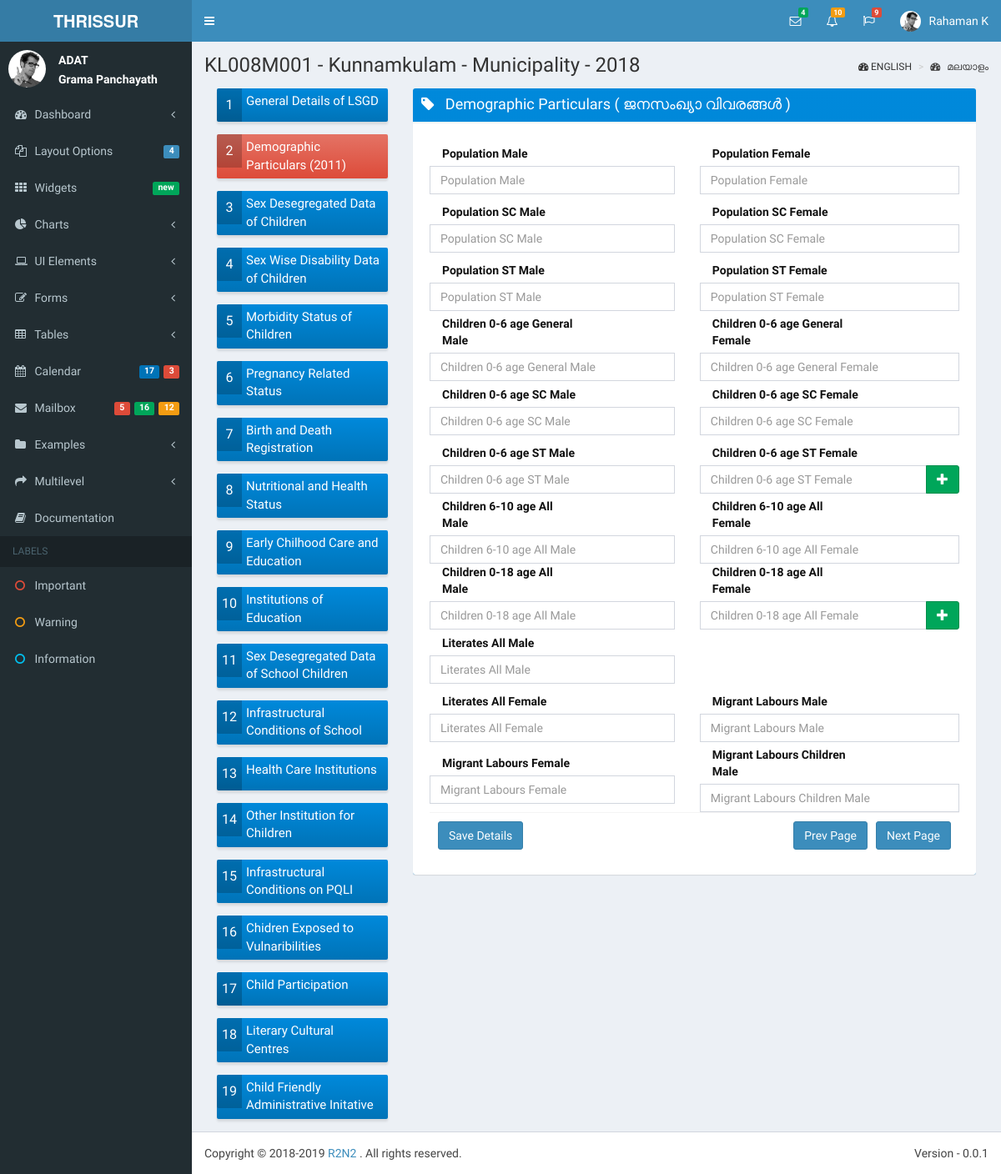
The app's page /data/demp/ (signed in), older data.
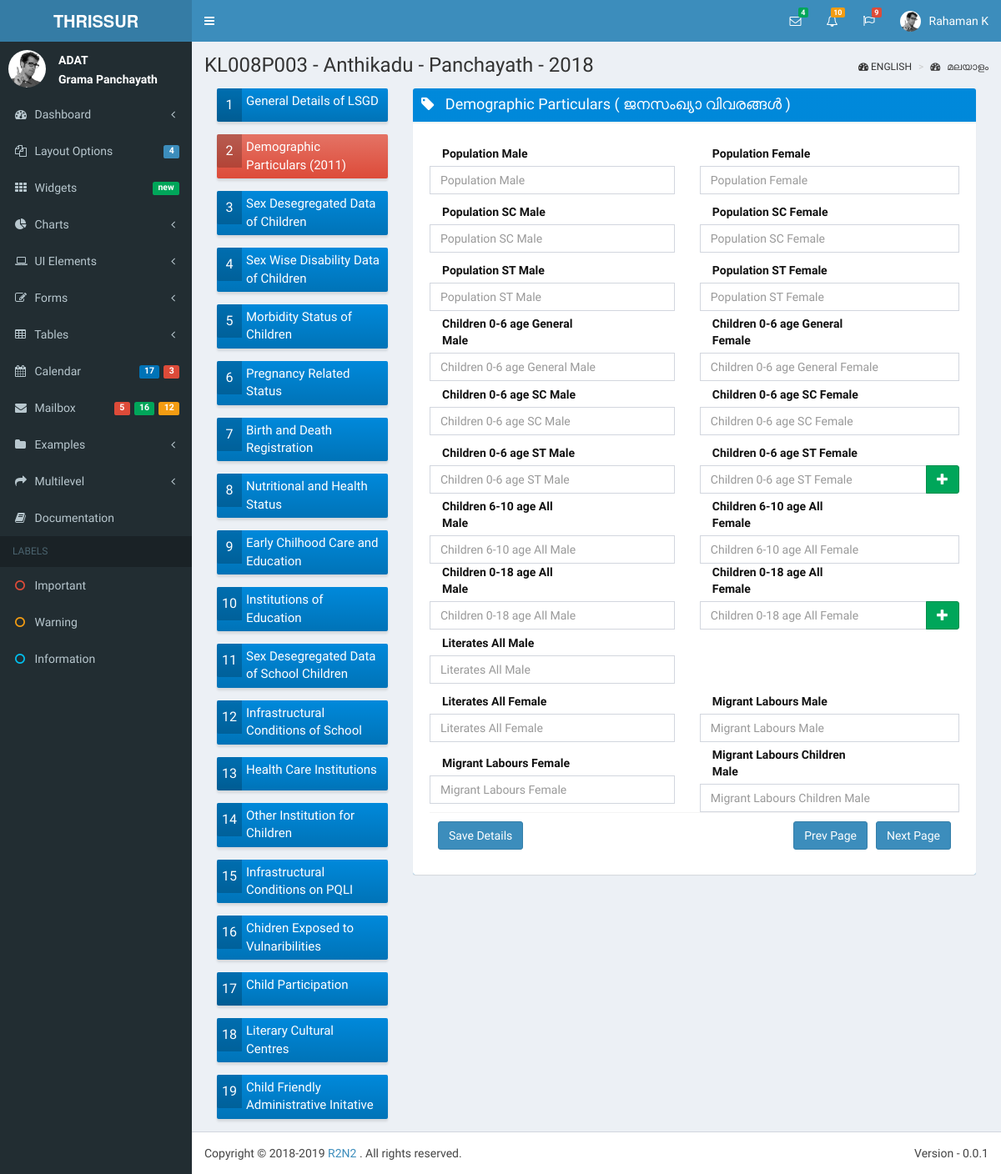
The same page, newer data.
### lsgd/models.py (models this page shows)
class Lsgd(models.Model):
    lsgd_code = models.CharField(max_length = 15, unique = True, primary_key = True)
    lsgd_name = models.CharField(max_length = 100, unique = True)
    lsgd_type = models.CharField(max_length = 15)
    lsgd_district = models.ForeignKey('District', on_delete = models.SET_NULL, null=True)
    lsgd_taluk = models.ForeignKey('Taluk', on_delete = models.SET_NULL, null = True)
    lsgd_block = models.ForeignKey('Block', on_delete = models.SET_NULL, null = True)
    lsgd_assembly = models.ForeignKey('Assembly', on_delete = models.SET_NULL, null = True)
    lsgd_parliament = models.ForeignKey('Parliament', on_delete = models.SET_NULL, null = True)

### data/views.py (the view)
def demp_page(request):
    data_entry_year = 2018
    current_user = request.user
    lsgd_code = current_user.profile.user_lsgd
    questions_queryset =  QuestionBank.objects.filter(question_code__startswith = "Q002").values().order_by('question_code')
    lsgd_selected = Lsgd.objects.filter(lsgd_code = lsgd_code)
    if request.method == 'POST':
        data_form02 = F002(request.POST)
        data02 = D002()
        print(request.POST)
        if data_form02.is_valid():
            data02.lsgd_code_and_year = lsgd_code + str(data_entry_year)
            data02.population_male = data_form02.cleaned_data['population_male']
            data02.save()
        else:
            print("Form not valid")
        if 'next_page' in request.POST:
            print("Next page clicked")
            return redirect('/data/sddc/')
        elif 'prev_page' in request.POST:
            print("Prev page clicked")
            return redirect('/data/gdls/')
        else:
            print("Save details clicked")
    else:
        print("Not a POST request")
    return render(request, 'data/demp.html', {'questions': questions_queryset, 'lsgd_selected': lsgd_selected, 'data_entry_year': data_entry_year, \
                            'current_user': current_user})

### data/templates/data/demp.html (shortened to what the changed rows need)
{% extends 'r2n2/base.html' %}
{% block content_header %}
	<section class="content-header">
	<h1>
		{{ lsgd_selected.0.lsgd_code }} -
        {{ lsgd_selected.0.lsgd_name }} -
        {{ lsgd_selected.0.lsgd_type }} -
		{{ data_entry_year }}
    </h1>
	<ol class="breadcrumb">
        <li><i class="fa fa-dashboard"></i> ENGLISH</li>
        <li><a href="#"><i class="fa fa-dashboard"></i> മലയാളം </a></li>
     </ol>
    </section>
{% endblock %}

Row changes from the older to the newer data that the page shows:
no longer on this page (row edited): Lsgd: lsgd_code "KL008M001", lsgd_name "Kunnamkulam", lsgd_type "Municipality"
added Lsgd: lsgd_code "KL008P003", lsgd_name "Anthikadu", lsgd_type "Panchayath"
